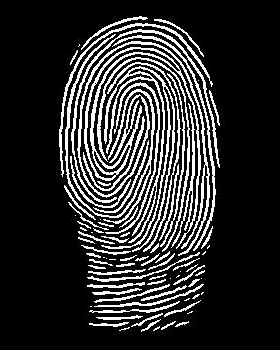
#> input picture aligned_fingerprint.png, 280 x 350 px
$ python -i consistent_zone.py   (imports and definitions only)   (older library calls are emulated)
#> lines starting #> are read from the running program, lines starting #| are printed output that depends on the picture
#> further down, picture is the input picture: shape (350, 280); min 0, max 255, mean 45.3
from __future__ import annotations
import numpy as np
import cv2
from dataclasses import dataclass
from typing import List, Tuple, Dict, Optional
from itertools import permutations
from math import atan2, degrees, pi
from scipy import ndimage


# ============
# Enhanced Data structures
# ============
@dataclass
class FingerprintPattern:
    pattern_type: str  # 'whorl', 'left_loop', 'right_loop', 'arch'
    core_points: List[Tuple[int, int]]
    delta_points: List[Tuple[int, int]]
    confidence: float

@dataclass
class CropResult:
    cropped_img: np.ndarray
    crop_bounds: Tuple[int, int, int, int]  # (y0,y1,x0,x1)
    partial_flags: Dict[str, bool]
    detected_pattern: FingerprintPattern

@dataclass
class SegmentResult:
    y_start: int
    y_end: int
    points_in_segment: List[Tuple[int, int]]

@dataclass
class MinutiaeAngle:
    triplet_indices: Tuple[int, int, int]
    angle_deg: float

@dataclass
class PipelineResult:
    crop: CropResult
    segment: SegmentResult
    Ma_indices: List[int]
    Ma_points: List[Tuple[int, int]]
    Mb: List[MinutiaeAngle]
    Mc: List[MinutiaeAngle]
    Md: List[MinutiaeAngle]


# ============
# Advanced Pattern Detection Functions
# ============
def compute_orientation_field_enhanced(img, block_size=12):
    """
    Enhanced ridge orientation field computation with better accuracy.
    """
#> called with block_size = 12
    h, w = img.shape
#> h = 350; w = 280
    angles = np.zeros((h // block_size, w // block_size))
    coherence = np.zeros((h // block_size, w // block_size))

    # Gaussian smoothing for noise reduction
    smoothed = cv2.GaussianBlur(img.astype(np.float32), (3, 3), 1.0)
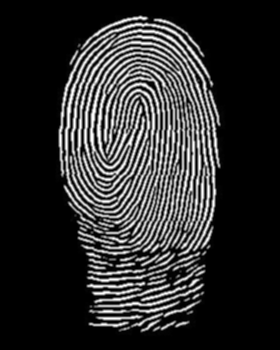
#> smoothed: shape (350, 280) float32; min 0, max 255, mean 45.3

    # Enhanced gradients using Sobel
    gx = cv2.Sobel(smoothed, cv2.CV_64F, 1, 0, ksize=5)
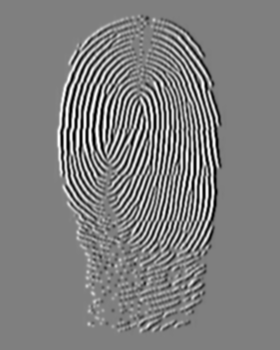
#> gx: shape (350, 280) float64; min -9971.6, max 9964.7, mean 0; drawn with min black and max white
    gy = cv2.Sobel(smoothed, cv2.CV_64F, 0, 1, ksize=5)
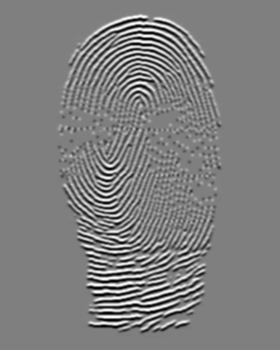
#> gy: shape (350, 280) float64; min -9975, max 9977, mean 0; drawn with min black and max white

    for i in range(0, h - block_size, block_size):
        for j in range(0, w - block_size, block_size):
            block_gx = gx[i:i+block_size, j:j+block_size]
            block_gy = gy[i:i+block_size, j:j+block_size]

            # Compute structure tensor
            gxx = np.sum(block_gx * block_gx)
            gyy = np.sum(block_gy * block_gy)
            gxy = np.sum(block_gx * block_gy)

            # Local orientation and coherence
            vx = 2 * gxy
            vy = gxx - gyy

            angle = 0.5 * np.arctan2(vx, vy) if vy != 0 else 0
            angles[i // block_size, j // block_size] = angle

            # Coherence measure (0=random, 1=highly oriented)
            coherence_val = np.sqrt(vx*vx + vy*vy) / (gxx + gyy + 1e-10)
            coherence[i // block_size, j // block_size] = coherence_val
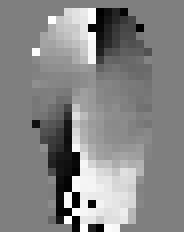
#> angles: shape (29, 23) float64 (shown 8 times larger); min -1.57, max 1.57, mean 0.0782; drawn with min black and max white
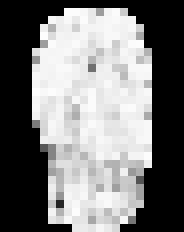
#> coherence: shape (29, 23) float64 (shown 8 times larger); min 0, max 0.999, mean 0.481

    return angles, coherence

# [561 lines left out: functions detect_enhanced_singular_points, analyze_ridge_flow_direction, classify_fingerprint_pattern, calculate_optimal_crop_region, select_consistent_zone_pattern_aware, extract_minutiae_coordinates and 12 more, not called in this run]

>>> import cv2
>>> picture = cv2.imread('../aligned_fingerprint.png', cv2.IMREAD_GRAYSCALE)
>>> result = compute_orientation_field_enhanced(picture)
